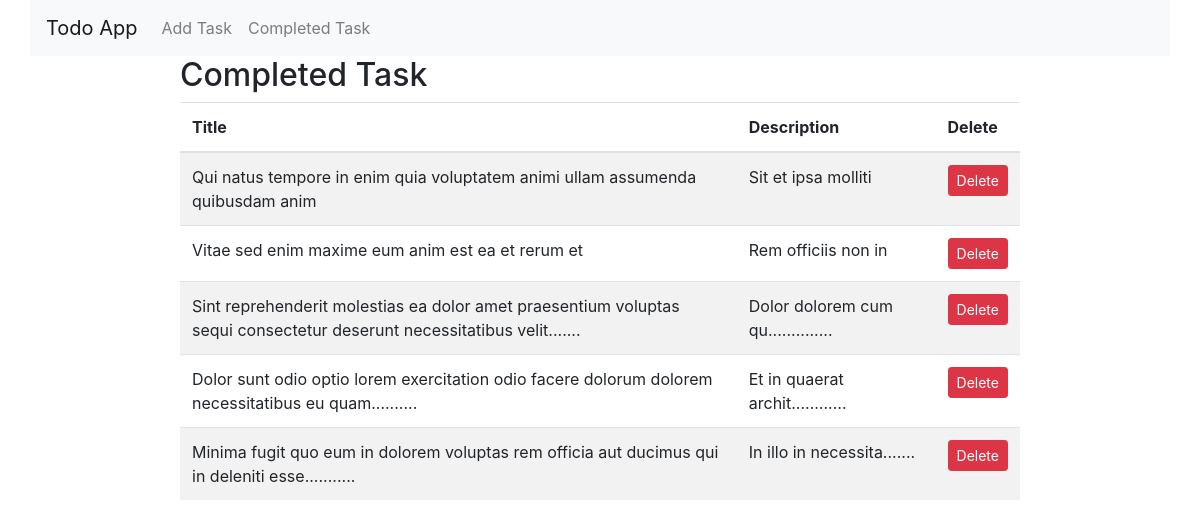
/completed_tasks/, run on the app's committed database.
### todo/models.py (models this page shows)
class TaskModel(models.Model):
    taskTitle = models.CharField(max_length=200)
    taskDescription = models.TextField()
    is_completed = models.BooleanField(default=False)

### todo/views.py (the view)
# urls.py: path('completed_tasks/', completed_tasks, name='completed_tasks'),
def completed_tasks(request):
    tasks = TaskModel.objects.filter(is_completed=True)
    return render(request, 'completed_tasks.html', {'tasks': tasks})

### todo/templates/completed_tasks.html (shortened to what this page needs)
{% extends 'base.html' %}
{% load crispy_forms_tags %}
{% block content %}
<div style="width: 70%; margin: auto">
  {% if tasks %}
  <table class="table table-striped">
    <h2>Completed Task</h2>
    <thead>
      <tr>
        <th scope="col">Title</th>
        <th scope="col">Description</th>
        <th scope="col">Delete</th>
      </tr>
    </thead>
    <tbody>
      {% for task in tasks %}
      <tr>
        <td>{{ task.taskTitle }}</td>
        <td>{{ task.taskDescription }}</td>
        <td><a class="btn btn-danger btn-sm" href="{% url 'delete_task' task_id=task.id %}">Delete</a></td>
      </tr>
      {% endfor %}
    </tbody>
  </table>
  {% else %}
  <h2>No Completed Task</h2>
  {% endif %}
</div>
{% endblock %}

### todo/templates/base.html (shortened to what this page needs)
<!DOCTYPE html>
<html lang="en">
  <head>
    {% load static %}
    <link href="{% static 'css/bootstrap.min.css' %}" rel="stylesheet" />
  </head>
  <body>
    <nav class="navbar navbar-expand-lg navbar-light bg-light container">
      <a class="navbar-brand" href="{% url 'incompleted_tasks' %}">Todo App</a>
      <div class="collapse navbar-collapse" id="navbarNav">
        <ul class="navbar-nav">
          <li class="nav-item">
            <a class="nav-link" href="{% url 'add_task' %}">Add Task</a>
          </li>
          <li class="nav-item">
            <a class="nav-link" href="{% url 'completed_tasks' %}">Completed Task</a>
          </li>
        </ul>
      </div>
    </nav>
    {% block content %} {% endblock %}
  </body>
</html>

### data on the page
TaskModel: taskTitle "Qui natus tempore in enim quia voluptatem animi ullam assumenda quibusdam anim", taskDescription "Sit et ipsa molliti"
TaskModel: taskTitle "Vitae sed enim maxime eum anim est ea et rerum et", taskDescription "Rem officiis non in"
TaskModel: taskTitle "Sint reprehenderit molestias ea dolor amet praesentium voluptas sequi consectetur deserunt necessitatibus velit.......", taskDescription "Dolor dolorem cum qu.............."
TaskModel: taskTitle "Dolor sunt odio optio lorem exercitation odio facere dolorum dolorem necessitatibus eu quam..........", taskDescription "Et in quaerat archit............"
TaskModel: taskTitle "Minima fugit quo eum in dolorem voluptas rem officia aut ducimus qui in deleniti esse...........", taskDescription "In illo in necessita......."
